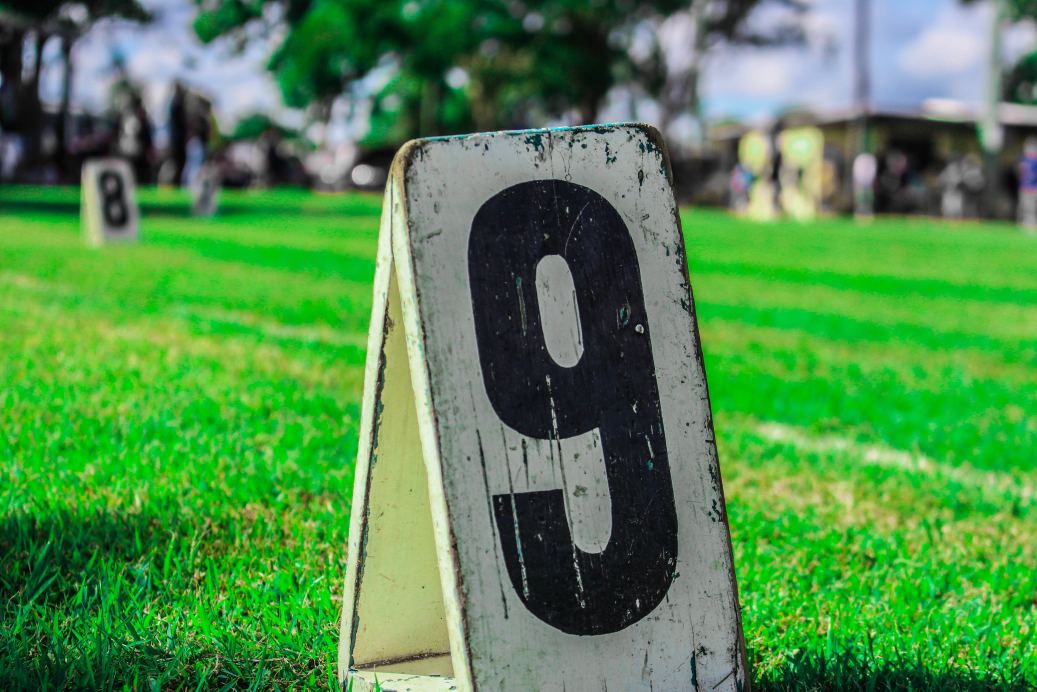
#> input picture chapter-5/data/sample.jpg, 5184 x 3456 px (shown at 1/5 size)
$ jupyter execute '5章_answer.ipynb'
#> lines starting #> are read from the running program, lines starting #| are printed output that depends on the picture; after the words box and inside, x2 and y2 are one past the last pixel; in counts of white or black regions, pixels touching at a corner belong together
[cell 1]
# 下記セルを実行すると、authorization codeの入力を求められます。
# 出力されたリンク先をクリックし、Googleアカウントにログインし、
# authorization codeをコピーし、貼り付けをおこなってください。
from google.colab import drive
drive.mount('/content/drive')

[cell 2]
import os
project = '100knock-process-visualization'
chapter = 5
os.chdir(f'/content/drive/MyDrive/{project}/chapter-{chapter}/')

# ５章 画像データの加工・可視化を行う１０本ノック

## ノック６１：画像ファイルを読み込んで表示してみよう

[cell 3]
import cv2
img = cv2.imread('data/sample.jpg')
#> img is the input picture: shape (3456, 5184, 3); mean B, G, R 76.9, 138.6, 81.2
img

[cell 4]
from google.colab.patches import cv2_imshow
cv2_imshow(img)

## ノック６２：画像データの中身を確認しよう

[cell 5]
img.shape
#> Out = (3456, 5184, 3)

[cell 6]
print(img[0])
#> (printed output is left out)
print(img[0].shape)
#| (5184, 3)

[cell 7]
print(img[:,0])
#> (printed output is left out)
print(img[:,0].shape)
#| (3456, 3)

[cell 8]
print(img[:,:,0])
#> (printed output is left out)
print(img[:,:,0].shape)
#| (3456, 5184)

## ノック６３：画像データを切り出してみよう

[cell 9]
img_extract = img[700:1200,300:800,:]
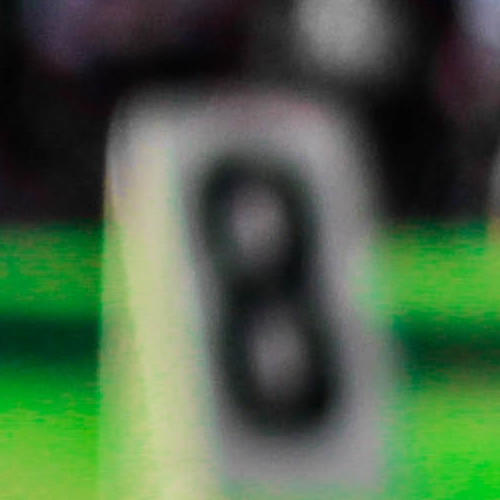
#> img_extract: shape (500, 500, 3); mean B, G, R 69.9, 99.2, 74.1
cv2_imshow(img_extract)

[cell 10]
cv2_imshow(img_extract[:,:,0])

[cell 11]
cv2_imshow(img_extract[:,:,1])
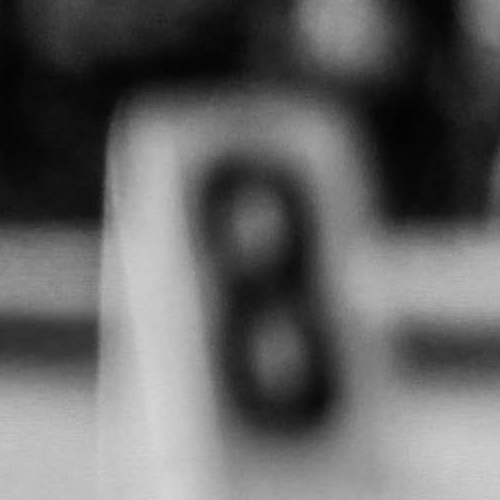
#> shown: shape (500, 500); min 3, max 214, mean 99.2

## ノック６４：カラーヒストグラムを可視化してみよう

[cell 12]
hist_b = cv2.calcHist([img],channels=[0],mask=None,histSize=[256],ranges=[0,256])
#> hist_b = 256 values, max 316922 at index 0, min 1 at index 249, mean 69984
print(hist_b.shape)
#| (256, 1)
hist_b[:5]
#> Out = [316922, 163325, 130665, 97818, 81594]

[cell 13]
hist_g = cv2.calcHist([img],channels=[1],mask=None,histSize=[256],ranges=[0,256])
#> hist_g = 256 values, max 382532 at index 191, min 26 at index 254, mean 69984
hist_r = cv2.calcHist([img],channels=[2],mask=None,histSize=[256],ranges=[0,256])
#> hist_r = 256 values, max 1298649 at index 0, min 1 at index 253, mean 69984

import matplotlib.pyplot as plt
plt.plot(hist_r, color='r', label="Red")
plt.plot(hist_g, color='g', label="Green")
plt.plot(hist_b, color='b', label="Blue")
plt.legend()
plt.show()
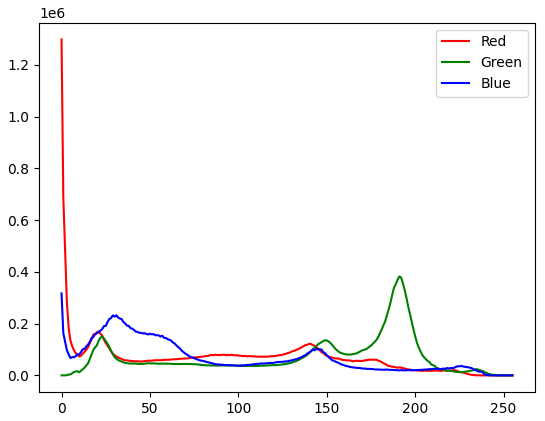
#> figure drawn by matplotlib, 1 panel; curve peaks at x = 0, y = 1298649; curve peaks at x = 191, y = 382532; curve peaks at x = 0, y = 316922

## ノック６５：RGB変換を行って画像を表示してみよう

[cell 14]
img_rgb = cv2.cvtColor(img, cv2.COLOR_BGR2RGB)
img_rgb.shape
#> Out = (3456, 5184, 3)

[cell 15]
cv2_imshow(img_rgb)

[cell 16]
plt.imshow(img_rgb)

[cell 17]
plt.imshow(img)

## ノック６６：画像のサイズを変更してみよう

[cell 18]
height, width, channels = img.shape
#> height = 3456; width = 5184; channels = 3
print(width, height)
#| 5184 3456

[cell 19]
img_resized = cv2.resize(img, (500, 300) )
print(img_resized.shape)
#| (300, 500, 3)
cv2_imshow(img_resized)

[cell 20]
img_resized = cv2.resize(img, (300, 500))
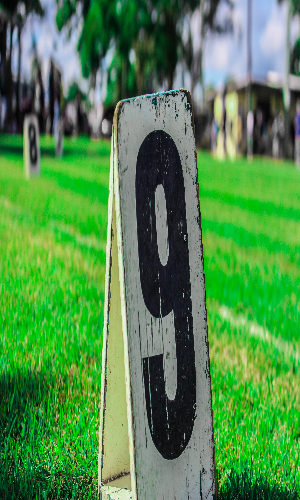
#> img_resized: shape (500, 300, 3); mean B, G, R 76.8, 138.5, 81.1
print(img_resized.shape)
#| (500, 300, 3)
cv2_imshow(img_resized)

[cell 21]
img_resized = cv2.resize(img, None, fx=0.1, fy=0.1)
#> img_resized: shape (346, 518, 3)
print(img_resized.shape)
#| (346, 518, 3)
cv2_imshow(img_resized)

[cell 22]
img_resized_2 = cv2.resize(img_resized, None, fx=1.5, fy=1.5)
print(img_resized_2.shape)
#| (519, 777, 3)
cv2_imshow(img_resized_2)

[cell 23]
img_resized_2 = cv2.resize(img_resized, None, fx=1.5, fy=1.5, interpolation=cv2.INTER_NEAREST)
print(img_resized_2.shape)
#| (519, 777, 3)
cv2_imshow(img_resized_2)

## ノック６７：画像を回転させてみよう

[cell 24]
cv2_imshow(img_resized)
print(img_resized.shape)
#| (346, 518, 3)

[cell 25]
img_rotated = cv2.rotate(img_resized, cv2.ROTATE_90_CLOCKWISE)
cv2_imshow(img_rotated)
print(img_rotated.shape)
#| (518, 346, 3)

[cell 26]
height, width = img_resized.shape[:2]
#> height = 346; width = 518
center = (int(width/2), int(height/2))
#> center = (259, 173)

rot = cv2.getRotationMatrix2D(center, 45, 1)
img_rotated = cv2.warpAffine(img_resized, rot, (width,height))
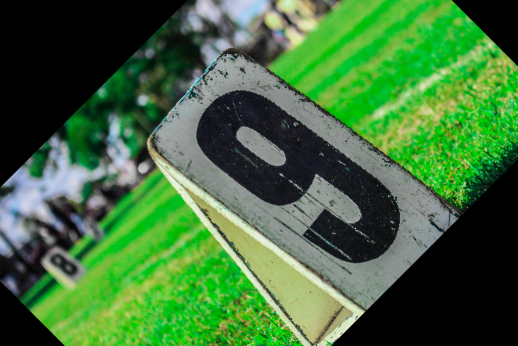
#> img_rotated: shape (346, 518, 3); mean B, G, R 59.9, 109.5, 65.4
cv2_imshow(img_rotated)
print(img_rotated.shape)
#| (346, 518, 3)

[cell 27]
img_reverse =cv2.flip(img_resized, 0)
cv2_imshow(img_reverse)
print(img_reverse.shape)
#| (346, 518, 3)

[cell 28]
img_reverse =cv2.flip(img_resized, 1)
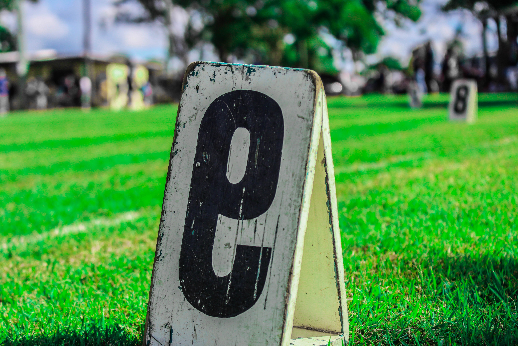
#> img_reverse: shape (346, 518, 3); mean B, G, R 77.1, 138.7, 81.3
cv2_imshow(img_reverse)
print(img_reverse.shape)
#| (346, 518, 3)

[cell 29]
img_reverse = img_resized[:, ::-1, :]
cv2_imshow(img_reverse)
print(img_reverse.shape)
#| (346, 518, 3)

## ノック６８：画像処理をしてみよう

[cell 30]
img_gray = cv2.cvtColor(img_resized, cv2.COLOR_BGR2GRAY)
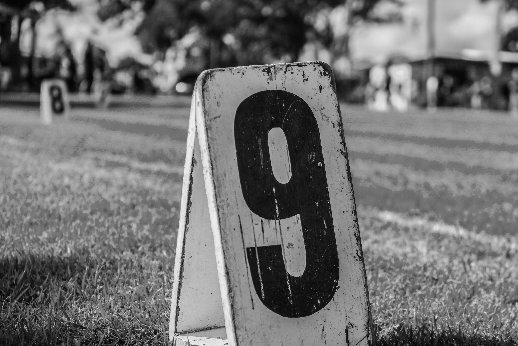
#> img_gray: shape (346, 518); min 1, max 244, mean 114.5
cv2_imshow(img_gray)
print(img_gray.shape)
#| (346, 518)

[cell 31]
th, img_th =  cv2.threshold(img_gray, 60, 255, cv2.THRESH_BINARY)
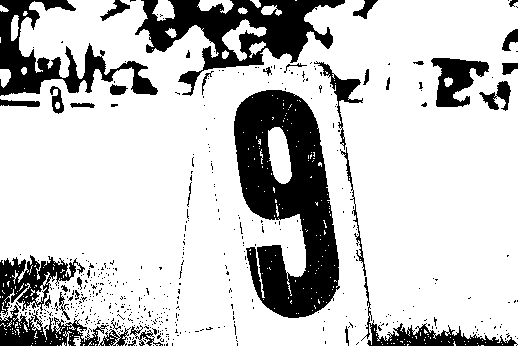
#> img_th: shape (346, 518); 78% white; 497 black regions (460 under 20 px), largest, box (x1, y1, x2, y2) and area: (234, 90, 340, 318) 14521, (135, 0, 345, 96) 7592, (0, 0, 158, 96) 4735
cv2_imshow(img_th)
print(img_th.shape)
#| (346, 518)
print(th)

[cell 32]
img_smoothed = cv2.blur(img_resized,(8, 8))
cv2_imshow(img_smoothed)
print(img_smoothed.shape)
#| (346, 518, 3)

[cell 33]
img_smoothed = cv2.blur(img_resized,(20, 20))
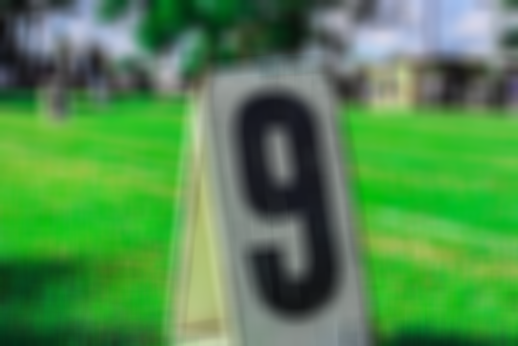
#> img_smoothed: shape (346, 518, 3); mean B, G, R 77.1, 138.7, 81.3
cv2_imshow(img_smoothed)
print(img_smoothed.shape)
#| (346, 518, 3)

## ノック６９：画像にテキストや線を描画してみよう

[cell 34]
text = '9'
xy = (200, 100)
font = cv2.FONT_HERSHEY_COMPLEX
font_scale = 2
color = (0, 0, 255)
thickness = 2

img_text = cv2.putText(img_resized.copy(), text, xy, font, font_scale, color, thickness)
cv2_imshow(img_text)

[cell 35]
x0, y0 = 200, 70
x1, y1 = 350, 330
color = (0, 0, 255)
thickness = 3

img_rect = cv2.rectangle(img_resized.copy(),(x0, y0),(x1, y1),color,thickness)
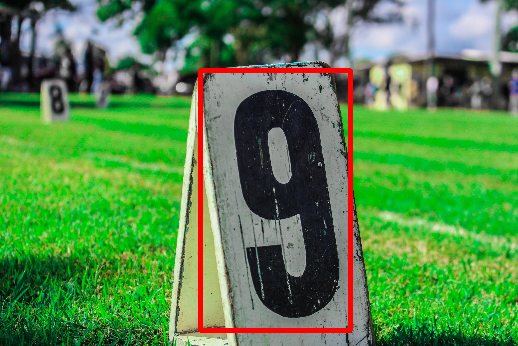
#> img_rect: shape (346, 518, 3); mean B, G, R 74.4, 135.3, 84.1
cv2_imshow(img_rect)

## ノック７０：画像を保存してみよう

[cell 36]
cv2.imwrite('data/sample_resized.jpg', img_resized)
#> Out = True

[cell 37]
img_read = cv2.imread('data/sample_resized.jpg')
cv2_imshow(img_read)
print(img_read.shape)
#| (346, 518, 3)

[cell 38]
cv2.imwrite('data/sample_resized.png', img_resized)
img_read = cv2.imread('data/sample_resized.png')
cv2_imshow(img_read)
print(img_read.shape)
#| (346, 518, 3)
